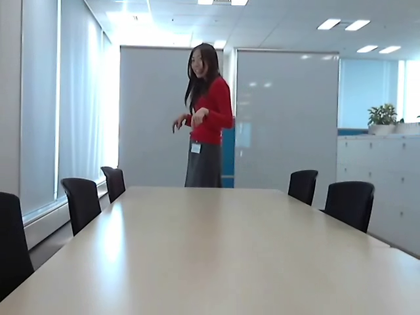
%> input picture 063.png, 420 x 315 px, shrunk from 640 x 480 before the run
$ octave DRLBP.m   (GNU Octave 9; MATLAB toolbox functions it lacks are replaced by stand-ins)
%> lines starting %> are read from the running program, lines starting %| are printed output that depends on the picture
%r=1,p=8
img=imread('063.png');
%> img is the input picture: size 315x420x3 uint8; mean R, G, B 146, 156.2, 161.8
grayImage=double(rgb2gray(img));
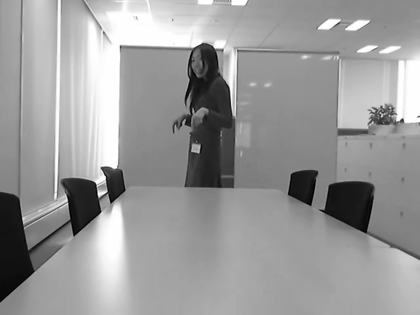
%> grayImage: size 315x420 double; min 0, max 255, mean 153.7
[x,y]=size(grayImage);
%> x = 315; y = 420
output=zeros(x,y);
for i=2:x-1
    for j=2:y-1
        IC=grayImage(i,j);
        I0=grayImage(i,j+1);
        I1=grayImage(i+1,j+1);
        I2=grayImage(i+1,j);
        I3=grayImage(i+1,j-1);
        I4=grayImage(i,j-1);
        I5=grayImage(i-1,j-1);
        I6=grayImage(i-1,j);
        I7=grayImage(i-1,j+1);
        [D,I]=max([abs(IC-I0),abs(IC-I1),abs(IC-I2),abs(IC-I3),abs(IC-I4),abs(IC-I5),abs(IC-I6),abs(IC-I7)]);
        if I==1
            g0=grayImage(i,j+1);
            g1=grayImage(i+1,j+1);
            g2=grayImage(i+1,j);
            g3=grayImage(i+1,j-1);
            g4=grayImage(i,j-1);
            g5=grayImage(i-1,j-1);
            g6=grayImage(i-1,j);
            g7=grayImage(i-1,j+1);
        end
         if I==2
            g0=grayImage(i+1,j+1);
            g1=grayImage(i+1,j);
            g2=grayImage(i+1,j-1);
            g3=grayImage(i,j-1);
            g4=grayImage(i-1,j-1);
            g5=grayImage(i-1,j);
            g6=grayImage(i-1,j+1);
            g7=grayImage(i,j+1);

         end
         if I==3
            g0=grayImage(i+1,j);
            g1=grayImage(i+1,j-1);
            g2=grayImage(i,j-1);
            g3=grayImage(i-1,j-1);
            g4=grayImage(i-1,j);
            g5=grayImage(i-1,j+1);
            g6=grayImage(i,j+1);
            g7=grayImage(i+1,j+1);
         end
         if I==4
            g0=grayImage(i+1,j-1);
            g1=grayImage(i,j-1);
            g2=grayImage(i-1,j-1);
            g3=grayImage(i-1,j);
            g4=grayImage(i-1,j+1);
            g5=grayImage(i,j+1);
            g6=grayImage(i+1,j+1);
            g7=grayImage(i+1,j);
         end
         if I==1
            g0=grayImage(i,j-1);
            g1=grayImage(i-1,j-1);
            g2=grayImage(i-1,j);
            g3=grayImage(i-1,j+1);
            g4=grayImage(i,j+1);
            g5=grayImage(i+1,j+1);
            g6=grayImage(i+1,j);
            g7=grayImage(i+1,j-1);
         end
         if I==6
            g0=grayImage(i-1,j-1);
            g1=grayImage(i-1,j);
            g2=grayImage(i-1,j+1);
            g3=grayImage(i,j+1);
            g4=grayImage(i+1,j+1);
            g5=grayImage(i+1,j);
            g6=grayImage(i+1,j-1);
            g7=grayImage(i,j-1);
         end
         if I==7
            g0=grayImage(i-1,j);
            g1=grayImage(i-1,j+1);
            g2=grayImage(i,j+1);
            g3=grayImage(i+1,j+1);
            g4=grayImage(i+1,j);
            g5=grayImage(i+1,j-1);
            g6=grayImage(i,j-1);
            g7=grayImage(i-1,j-1);
         end
         if I==8
            g0=grayImage(i-1,j+1);
            g1=grayImage(i,j+1);
            g2=grayImage(i+1,j+1);
            g3=grayImage(i+1,j);
            g4=grayImage(i+1,j-1);
            g5=grayImage(i,j-1);
            g6=grayImage(i-1,j-1);
            g7=grayImage(i-1,j);
        end
       if(g0-IC)<0
            g00=0;
        else
            g00=1;
       end
        if(g1-IC)<0
            g01=0;
        else
            g01=1;
        end
        if(g2-IC)<0
            g02=0;
        else
            g02=1;
        end
        if(g3-IC)<0
            g03=0;
        else
            g03=1;
        end
        if(g4-IC)<0
            g04=0;
        else
            g04=1;
        end
        if(g5-IC)<0
            g05=0;
        else
            g05=1;
        end
        if(g6-IC)<0
            g06=0;
        else
            g06=1;
        end
        if(g7-IC)<0
            g07=0;
        else
            g07=1;
        end
       output(i,j)=g00+(g01*2)+(g02*4)+(g03*8)+(g04*16)+(g05*32)+(g06*64)+(g07*128);
    end
end
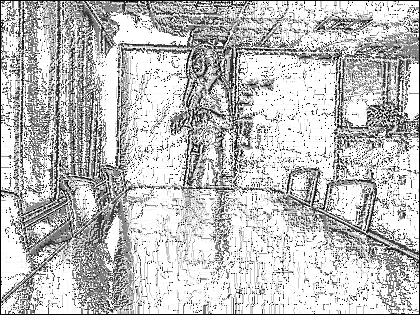
%> output: size 315x420 double; min 0, max 255, mean 191.7
%> after the loop, g0 = 182; g00 = 1; g01 = 1; g02 = 1; g03 = 1; g04 = 1; g05 = 1; g06 = 1; g07 = 1; g1 = 182; g2 = 182; g3 = 182; g4 = 182; g5 = 182; g6 = 182; g7 = 182
imshow(mat2gray(output));
